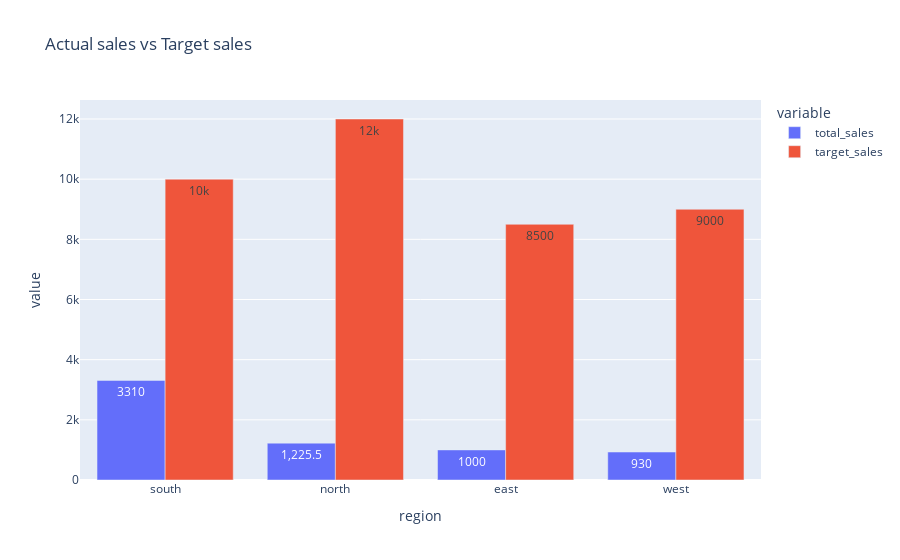

Notebook source saved alongside this figure:
### Code cell
fig = px.bar(
    performance,
    x='region',
    y=['total_sales', 'target_sales'],
    barmode='group',
    title='Actual sales vs Target sales',
    text_auto=True
)
fig.show()

### Figure 1 — Plotly figure (JSON) as saved in the notebook; plotly's stock layout.template omitted (floating-point values rounded to 4 significant figures)
{"data": [{"alignmentgroup": "True", "hovertemplate": "variable=total_sales<br>region=%{x}<br>value=%{y}<extra></extra>", "legendgroup": "total_sales", "marker": {"color": "#636efa", "pattern": {"shape": ""}}, "name": "total_sales", "offsetgroup": "total_sales", "orientation": "v", "showlegend": true, "textposition": "auto", "texttemplate": "%{y}", "type": "bar", "x": ["south", "north", "east", "west"], "xaxis": "x", "y": [3310.0, 1226.0, 1000.0, 930.0], "yaxis": "y"}, {"alignmentgroup": "True", "hovertemplate": "variable=target_sales<br>region=%{x}<br>value=%{y}<extra></extra>", "legendgroup": "target_sales", "marker": {"color": "#EF553B", "pattern": {"shape": ""}}, "name": "target_sales", "offsetgroup": "target_sales", "orientation": "v", "showlegend": true, "textposition": "auto", "texttemplate": "%{y}", "type": "bar", "x": ["south", "north", "east", "west"], "xaxis": "x", "y": [10000.0, 12000.0, 8500.0, 9000.0], "yaxis": "y"}], "layout": {"barmode": "group", "legend": {"title": {"text": "variable"}, "tracegroupgap": 0}, "title": {"text": "Actual sales vs Target sales"}, "xaxis": {"anchor": "y", "domain": [0, 1], "title": {"text": "region"}}, "yaxis": {"anchor": "x", "domain": [0, 1], "title": {"text": "value"}}}}
